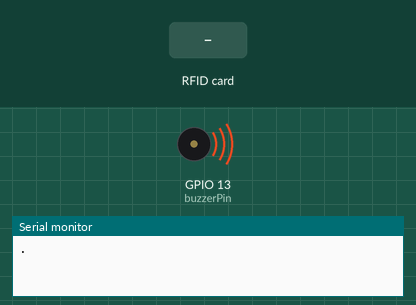
Simulated run of this sketch. Board: ESP32. Shown: buzzer (waves = sounding, pin HIGH), the last lines printed to the serial monitor. Inputs (shaded band) come from the test bench. WiFi joins after 1.5 s; servers stay silent unless stated; uploads are accepted with an empty reply.

Above: at 2.7 s.
At 4.3 s:
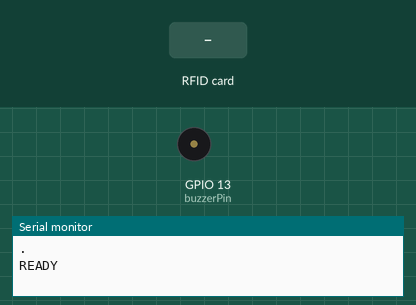
4.4 s: RFID card 5E 7A 19 C4 held to the reader
At 4.73 s:
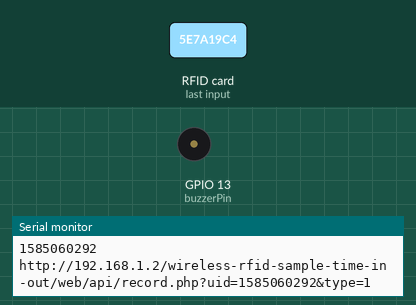
Timing chart, 0 to 7.4 s (numbered marks = the images above; inputs shaded):
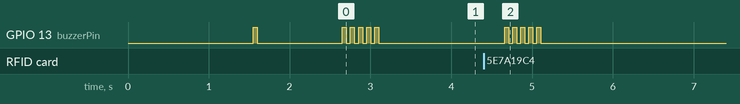

The sketch:

wireless-rfid-esp32.ino
```cpp
#include <WiFi.h>
#include <HTTPClient.h>
#include <MFRC522.h>
#include <SPI.h>
#define SS_PIN    21
#define RST_PIN   22
#define buzzerPin 13
#define ON HIGH
#define OFF LOW

MFRC522::MIFARE_Key key;
MFRC522::StatusCode status;
MFRC522 mfrc522(SS_PIN, RST_PIN);

unsigned long cardKey;

char httpLink[250];
char httpAPI[] = "http://192.168.1.2/wireless-rfid-sample-time-in-out/web/api/record.php";

const int type = 1; // IN (Entry)

void setup() {
  Serial.begin(9600);

  pinMode(buzzerPin, OUTPUT);

  SPI.begin();
  mfrc522.PCD_Init();

  WiFi.begin("SSID", "WIFI_PASSWORD");
  // Change SSID with your WiFi Name and WIFI_PASSWORD with your WiFi Password

  delay(1000);

  while (WiFi.status() != WL_CONNECTED) {
      delay(500);
      beep(1, 50);
      Serial.println(F("."));
  }

  delay(1000);
  beep(5, 50);
  Serial.println(F("READY"));
}

void loop() {
  if((WiFi.status() == WL_CONNECTED)) {
    if(readCard()){
      sendData();
    }
  }else{
    delay(500);
    beep(1, 50);
  }

}

void sendData(){
  HTTPClient http;
  sprintf(httpLink, "%s?uid=%lu&type=%d", httpAPI, cardKey, type);
  Serial.println(httpLink);
  http.begin(httpLink);
  int httpCode = http.GET();
  if(httpCode > 0) {
      if(httpCode == 201) {
          String payload = http.getString();
          Serial.println(payload);
          beep(3, 50);
      }else{
        beep(5, 50);
      }
  } else {
      Serial.printf("ERROR: %s\n", http.errorToString(httpCode).c_str());
      beep(5, 50);
  }

  http.end();
}

bool readCard(){
  if ( ! mfrc522.PICC_IsNewCardPresent()) {
    return false;
  }
  if ( ! mfrc522.PICC_ReadCardSerial()) {
    return false;
  }

  cardKey =  mfrc522.uid.uidByte[0] << 24;
  cardKey += mfrc522.uid.uidByte[1] << 16;
  cardKey += mfrc522.uid.uidByte[2] <<  8;
  cardKey += mfrc522.uid.uidByte[3];

  Serial.println(cardKey);

  mfrc522.PICC_HaltA();
  mfrc522.PCD_StopCrypto1();

  return true;
}

void beep(int t, int d){
  for(int i = 0; i < t; i++){
    digitalWrite(buzzerPin, ON);
    delay(d);
    digitalWrite(buzzerPin, OFF);
    delay(d);
  }
}
```

Measured:
- after the input at 4.4 s, GPIO 13 (buzzerPin): alternates HIGH for 0.05 s and LOW for 0.05 s, 10 changes in all, then stays LOW, starting after 0.26 s
